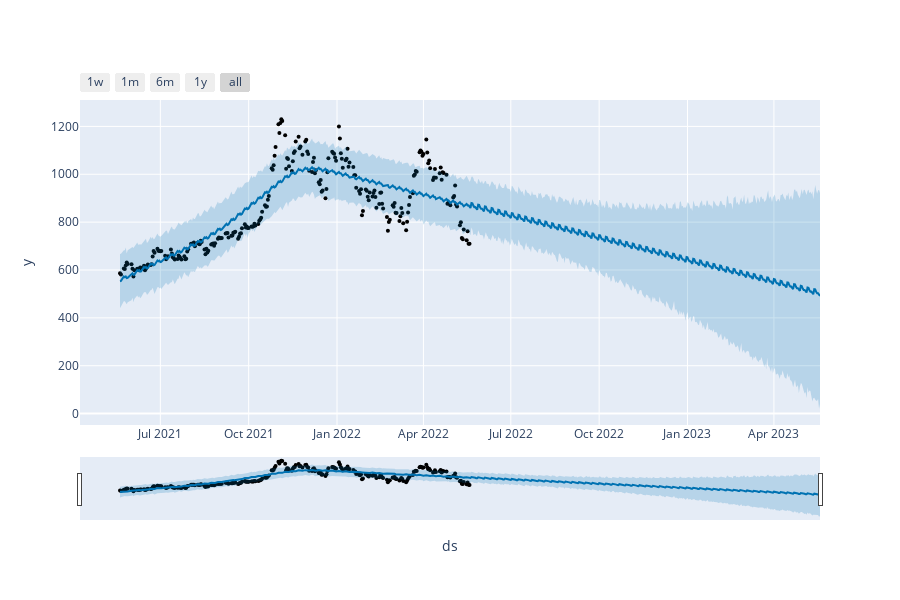

Notebook source saved alongside this figure:
### Code cell
figure = plot_plotly(m, forecast,xlabel='ds', ylabel='y')
figure

### Figure 1 — Plotly figure (JSON) as saved in the notebook; plotly's stock layout.template omitted (floating-point values rounded to 4 significant figures; data arrays with more than 128 entries replaced by an {"elided": "..."} marker saying what was removed)
{"data": [{"marker": {"color": "black", "size": 4}, "mode": "markers", "name": "Actual", "type": "scatter", "x": {"elided": "253 str values"}, "y": {"elided": "253 float values"}}, {"hoverinfo": "skip", "line": {"width": 0}, "mode": "lines", "type": "scatter", "x": {"elided": "618 str values"}, "y": {"elided": "618 float values"}}, {"fill": "tonexty", "fillcolor": "rgba(0, 114, 178, 0.2)", "line": {"color": "#0072B2", "width": 2}, "mode": "lines", "name": "Predicted", "type": "scatter", "x": {"elided": "618 str values"}, "y": {"elided": "618 float values"}}, {"fill": "tonexty", "fillcolor": "rgba(0, 114, 178, 0.2)", "hoverinfo": "skip", "line": {"width": 0}, "mode": "lines", "type": "scatter", "x": {"elided": "618 str values"}, "y": {"elided": "618 float values"}}], "layout": {"height": 600, "showlegend": false, "width": 900, "xaxis": {"rangeselector": {"buttons": [{"count": 7, "label": "1w", "step": "day", "stepmode": "backward"}, {"count": 1, "label": "1m", "step": "month", "stepmode": "backward"}, {"count": 6, "label": "6m", "step": "month", "stepmode": "backward"}, {"count": 1, "label": "1y", "step": "year", "stepmode": "backward"}, {"step": "all"}]}, "rangeslider": {"visible": true}, "title": {"text": "ds"}, "type": "date"}, "yaxis": {"title": {"text": "y"}}}}
